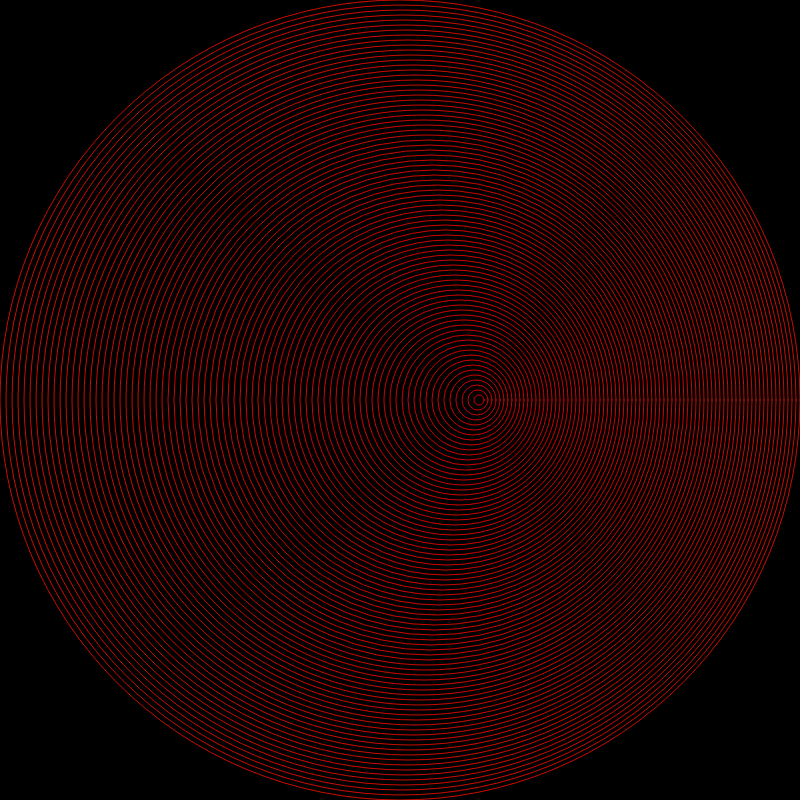
Frame 1 (no input)
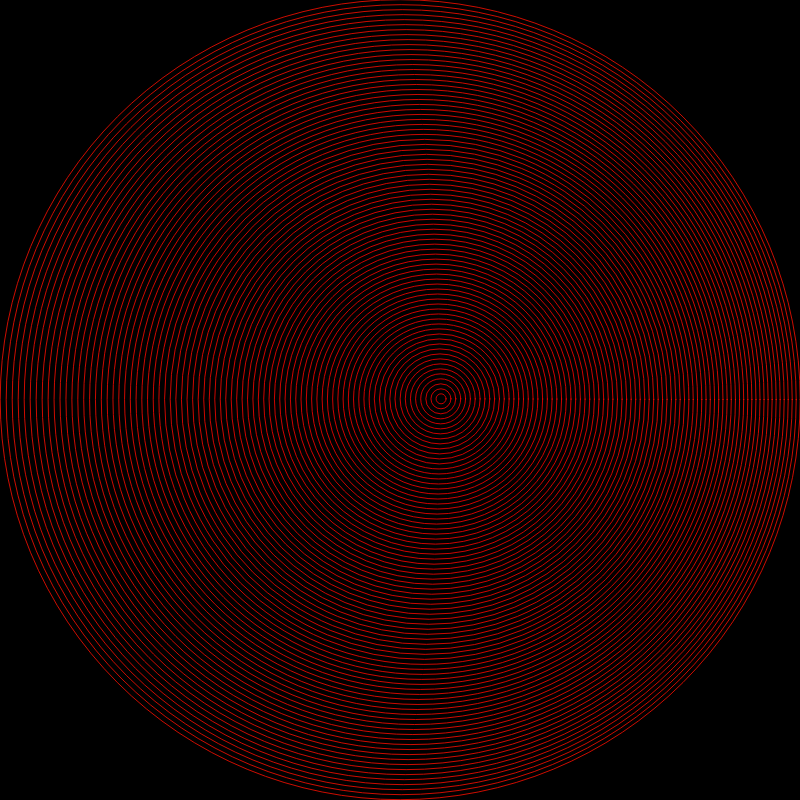
Frame 60 (no input)
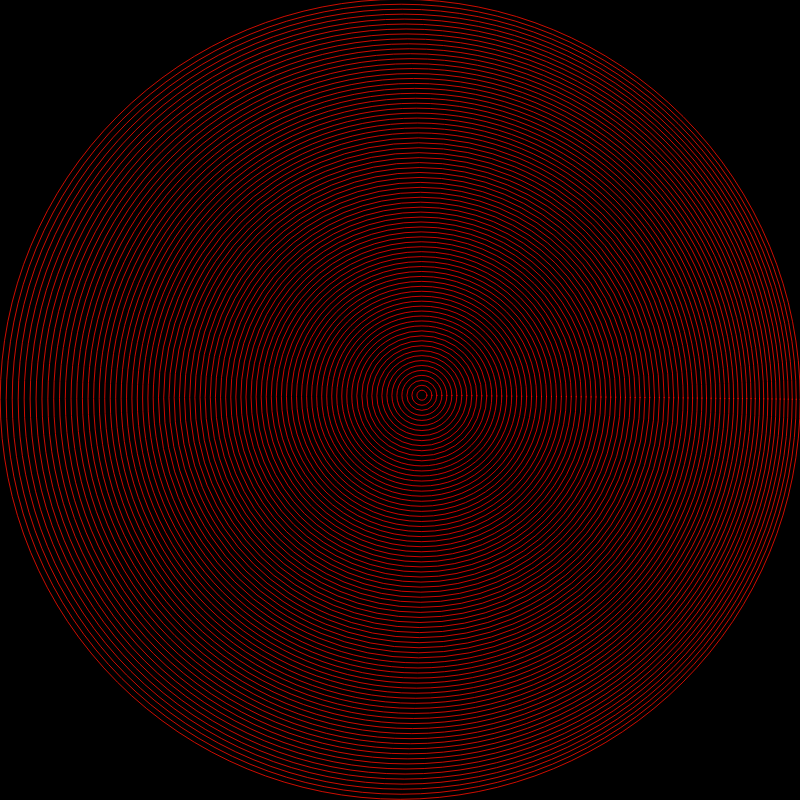
Frame 120 (the mouse pressed at the canvas centre since frame 60)

The p5.js sketch that drew these frames (run headless with seeded random() and noise() and a simulated clock; from frame 60 on, the mouse is pressed at the canvas centre):

// p5.js sketch
// ── sketch.js
var theta = 1;
var r = 0;
var x = 0,
  y = 0;

function setup() {
  createCanvas(800, 800);
  background(0);
  rectMode(CENTER);
  colorMode(HSB, 360, 100, 100);
  noFill();

}

function draw() {
  translate(width / 2, height / 2);
  background(0);
  drawCircles(x, y, 800);
  x= x + cos(theta)*r;
  y = y + sin(theta)*r;
  theta += .1;
  r += 0.0006;
}

function drawCircles(_x, _y, size) {
  if (size < 1) {
    return;
  }
  push();

  stroke((1/200)*size, 250, 200, 0.8);

  ellipse(_x, _y, size, size);

  pop();
  drawCircles(_x + cos(_x*r), _y + sin(y*r), size -= 10);
}
